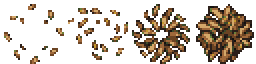
#> input picture assets/vfx/charge/charge_staff_s1.png, 128 x 32 px (shown 2 times larger); its folder holds only this picture in this run
$ python fix_vfx_sprites.py
#> lines starting #> are read from the running program, lines starting #| are printed output that depends on the picture
"""
tools/fix_vfx_sprites.py - Xử lý, chuẩn hóa kích thước, xóa nền và ánh xạ bảng màu 16 màu GDD cho toàn bộ VFX Charge.
"""
import os
import sys
import io

sys.stdout = io.TextIOWrapper(sys.stdout.buffer, encoding='utf-8')
from PIL import Image

BASE_DIR = os.path.normpath(os.path.join(os.path.dirname(__file__), ".."))
VFX_CHARGE_DIR = os.path.join(BASE_DIR, "assets", "vfx", "charge")

PALETTE_16 = [
    (0x14, 0x11, 0x0F), # 1. Đen Than
    (0x2B, 0x1F, 0x1A), # 2. Nâu Hầm
    (0x4A, 0x4A, 0x52), # 3. Xám Sắt
    (0x7C, 0x7C, 0x80), # 4. Xám Đá
    (0x6B, 0x44, 0x23), # 5. Nâu Gỗ
    (0xA0, 0x69, 0x3B), # 6. Nâu Da
    (0xD4, 0xA8, 0x6A), # 7. Cát
    (0xE8, 0xD9, 0xB0), # 8. Giấy Da
    (0xF4, 0xEB, 0xD0), # 9. Kem
    (0x6E, 0x14, 0x23), # 10. Đỏ Rượu
    (0xA8, 0x34, 0x2B), # 11. Đỏ Gạch
    (0x3B, 0x4A, 0x2A), # 12. Xanh Rêu
    (0x6B, 0x7F, 0x3A), # 13. Xanh Lá Úa
    (0xC7, 0x9A, 0x2E), # 14. Vàng Cổ
    (0x2F, 0x4A, 0x63), # 15. Xanh Thép
    (0x5A, 0x3A, 0x5E), # 16. Tím Mục
]

def closest_palette_color(r, g, b):
    min_d = float('inf')
    best = PALETTE_16[0]
    for pr, pg, pb in PALETTE_16:
        d = (r - pr)**2 + (g - pg)**2 + (b - pb)**2
        if d < min_d:
            min_d = d
            best = (pr, pg, pb)
    return best

def is_magenta_bg(r, g, b):
    # Magenta chroma key
    return r > 160 and g < 130 and b > 160

def extract_content_from_slot(slot_img):
    """Xóa nền magenta và watermark góc dưới, trả về ảnh nội dung tight-crop."""
    w, h = slot_img.size
    rgba = slot_img.convert("RGBA")
    src = rgba.load()
    out = Image.new("RGBA", (w, h), (0, 0, 0, 0))
    dst = out.load()

    min_x, min_y, max_x, max_y = w, h, 0, 0
    has_pixel = False

    for y in range(h):
        for x in range(w):
            # Bỏ qua watermark ở góc dưới bên phải
            if x > w - 120 and y > h - 120:
                continue
            r, g, b, a = src[x, y]
            if is_magenta_bg(r, g, b):
                continue

            # Map màu pixel về 16 màu GDD
            pr, pg, pb = closest_palette_color(r, g, b)
            dst[x, y] = (pr, pg, pb, 255)
            has_pixel = True
            if x < min_x: min_x = x
            if y < min_y: min_y = y
            if x > max_x: max_x = x
            if y > max_y: max_y = y

    if not has_pixel:
        return None

    return out.crop((min_x, min_y, max_x + 1, max_y + 1))

def process_frame(content_img, target_w, target_h, anchor_x, anchor_y, fit_margin=1):
    """
    Scale nội dung vừa vặn với kích thước ô và căn tâm chính xác tại anchor.
    Đảm bảo:
    - Bảng màu 100% thuộc 16 màu GDD
    - Alpha là 0 hoặc 255 (hard pixel)
    - Tâm nội dung lệch không quá 1px so với anchor
    """
    frame_canvas = Image.new("RGBA", (target_w, target_h), (0, 0, 0, 0))
    if content_img is None:
        return frame_canvas

    cw, ch = content_img.size
    # Giữ nguyên tỷ lệ, co về vừa khung
    scale = min((target_w - 2 * fit_margin) / float(cw), (target_h - 2 * fit_margin) / float(ch))
    new_w = max(1, int(round(cw * scale)))
    new_h = max(1, int(round(ch * scale)))

    # Resize pixel art
    scaled = content_img.resize((new_w, new_h), Image.Resampling.LANCZOS)
    s_data = scaled.load()

    # Binarize alpha và map palette màu
    clean_scaled = Image.new("RGBA", (new_w, new_h), (0, 0, 0, 0))
    cs_data = clean_scaled.load()
    for y in range(new_h):
        for x in range(new_w):
            r, g, b, a = s_data[x, y]
            if a >= 120:
                pr, pg, pb = closest_palette_color(r, g, b)
                cs_data[x, y] = (pr, pg, pb, 255)

    bbox = clean_scaled.getbbox()
    if bbox is None:
        return frame_canvas

    bw = bbox[2] - bbox[0]
    bh = bbox[3] - bbox[1]
    cropped_scaled = clean_scaled.crop(bbox)

    # Đặt tâm nội dung vào đúng anchor
    # anchor là (anchor_x, anchor_y), content_center = (paste_x + (bw-1)/2, paste_y + (bh-1)/2)
    paste_x = int(round(anchor_x - (bw - 1) / 2.0))
    paste_y = int(round(anchor_y - (bh - 1) / 2.0))

    # Đảm bảo nằm trong khung
    paste_x = max(0, min(target_w - bw, paste_x))
    paste_y = max(0, min(target_h - bh, paste_y))

    frame_canvas.paste(cropped_scaled, (paste_x, paste_y), cropped_scaled)

    # Kiểm tra độ lệch tâm
    final_bbox = frame_canvas.getbbox()
    if final_bbox:
        cx = (final_bbox[0] + final_bbox[2] - 1) / 2.0
        cy = (final_bbox[1] + final_bbox[3] - 1) / 2.0
        dx = abs(cx - anchor_x)
        dy = abs(cy - anchor_y)
        # Nếu lệch, dịch chuyển 1 px để tối ưu
        if dx > 1.0 or dy > 1.0:
            adj_x = paste_x + (-1 if cx > anchor_x else (1 if cx < anchor_x else 0))
            adj_y = paste_y + (-1 if cy > anchor_y else (1 if cy < anchor_y else 0))
            adj_x = max(0, min(target_w - bw, adj_x))
            adj_y = max(0, min(target_h - bh, adj_y))
            frame_canvas = Image.new("RGBA", (target_w, target_h), (0, 0, 0, 0))
            frame_canvas.paste(cropped_scaled, (adj_x, adj_y), cropped_scaled)

    return frame_canvas

def process_standard_sheet(src_filename, dest_filename, n_frames, frame_w, frame_h, anchor):
    """Xử lý dải sprite gồm n_frames slot bằng nhau."""
#> called with src_filename = 'charge_staff_s1.png', dest_filename = 'charge_staff_s1.png', n_frames = 4, frame_w = 32, frame_h = 32
    src_path = os.path.join(VFX_CHARGE_DIR, src_filename)
    if not os.path.isfile(src_path):
        print(f"Không tìm thấy file nguồn: {src_path}")
        return False

    im = Image.open(src_path).convert("RGBA")
#> im is the input picture: PIL image 128x32 RGBA; mean R, G, B, A 34.3, 25, 14.8, 81.2
    total_w, total_h = im.size
#> total_w = 128; total_h = 32
    slot_w = total_w // n_frames
#> slot_w = 32

    out_sheet = Image.new("RGBA", (n_frames * frame_w, frame_h), (0, 0, 0, 0))
#> out_sheet: PIL image 128x32 RGBA; every value is 0

    for i in range(n_frames):
        slot = im.crop((i * slot_w, 0, (i + 1) * slot_w, total_h))
        content = extract_content_from_slot(slot)
        frame_canvas = process_frame(content, frame_w, frame_h, anchor[0], anchor[1])
        out_sheet.paste(frame_canvas, (i * frame_w, 0), frame_canvas)
#> this loop made 4 passes
#> pass 1, in process_standard_sheet, `slot = im.crop((i * slot_w, 0, (i + 1) * slot_w, total_h))`:
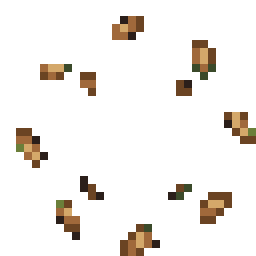
#> slot: PIL image 32x32 RGBA (shown 8 times larger); mean R, G, B, A 12.7, 9.1, 5.2, 26.1; transparent parts drawn white
#> pass 2, in process_standard_sheet, `slot = im.crop((i * slot_w, 0, (i + 1) * slot_w, total_h))`:
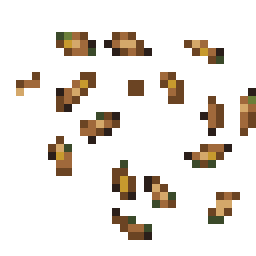
#> slot: PIL image 32x32 RGBA (shown 8 times larger); mean R, G, B, A 19.4, 13.9, 7.6, 41.1; transparent parts drawn white
#> pass 3, in process_standard_sheet, `slot = im.crop((i * slot_w, 0, (i + 1) * slot_w, total_h))`:
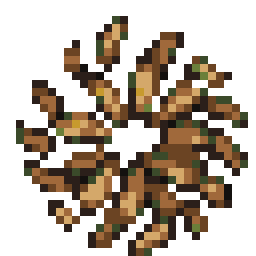
#> slot: PIL image 32x32 RGBA (shown 8 times larger); mean R, G, B, A 44.2, 32.3, 19.3, 110.3; transparent parts drawn white
#> after the loop:
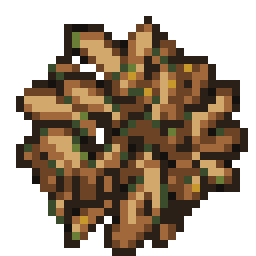
#> slot: PIL image 32x32 RGBA (shown 8 times larger); mean R, G, B, A 60.8, 44.6, 26.9, 147.2; transparent parts drawn white

    dest_path = os.path.join(VFX_CHARGE_DIR, dest_filename)
    out_sheet.save(dest_path)
    print(f"✅ Đã xử lý chuẩn hóa: {dest_filename} ({out_sheet.size})")
    return True

def process_sling_trails():
    """Tách và chuẩn hóa release_sling_trail_s1s2s3.png thành 3 file riêng theo bảng."""
    specs = [
        {"name": "release_sling_trail_s3.png", "slot": 0, "fw": 32, "fh": 6, "anchor": [16, 3]},
        {"name": "release_sling_trail_s2.png", "slot": 1, "fw": 24, "fh": 6, "anchor": [12, 3]},
        {"name": "release_sling_trail_s1.png", "slot": 2, "fw": 16, "fh": 6, "anchor": [8, 3]},
    ]

    for sp in specs:
        p = os.path.join(VFX_CHARGE_DIR, sp["name"])
        if not os.path.isfile(p):
            continue
        cur_im = Image.open(p).convert("RGBA")
        # Khung 0 hiện tại
        f0_crop = cur_im.crop((0, 0, sp["fw"], sp["fh"]))
        bbox0 = f0_crop.getbbox()
        if not bbox0:
            continue
        content = f0_crop.crop(bbox0)

        out_sheet = Image.new("RGBA", (3 * sp["fw"], sp["fh"]), (0, 0, 0, 0))

        # Khung 0: Vệt đạn nguyên vẹn
        f0 = process_frame(content, sp["fw"], sp["fh"], sp["anchor"][0], sp["anchor"][1], fit_margin=0)
        out_sheet.paste(f0, (0 * sp["fw"], 0), f0)

        # Khung 1: Vệt đạn tan biến dần (lấy content làm mờ rồi căn tâm lại ở anchor)
        f1_temp = f0.copy()
        f1_data = f1_temp.load()
        for y in range(sp["fh"]):
            for x in range(sp["fw"]):
                if (x + y) % 3 == 0 or x > sp["fw"] * 0.75:
                    f1_data[x, y] = (0, 0, 0, 0)
        b1 = f1_temp.getbbox()
        if b1:
            c1 = f1_temp.crop(b1)
            f1 = process_frame(c1, sp["fw"], sp["fh"], sp["anchor"][0], sp["anchor"][1], fit_margin=0)
        else:
            f1 = f1_temp
        out_sheet.paste(f1, (1 * sp["fw"], 0), f1)

        # Khung 2: Bụi tán xạ cuối (căn tâm lại ở anchor)
        f2_temp = f0.copy()
        f2_data = f2_temp.load()
        for y in range(sp["fh"]):
            for x in range(sp["fw"]):
                if (x + y) % 2 == 1 or x > sp["fw"] * 0.60:
                    f2_data[x, y] = (0, 0, 0, 0)
        b2 = f2_temp.getbbox()
        if b2:
            c2 = f2_temp.crop(b2)
            f2 = process_frame(c2, sp["fw"], sp["fh"], sp["anchor"][0], sp["anchor"][1], fit_margin=0)
        else:
            f2 = f2_temp
        out_sheet.paste(f2, (2 * sp["fw"], 0), f2)

        out_path = os.path.join(VFX_CHARGE_DIR, sp["name"])
        out_sheet.save(out_path)
        print(f"✅ Đã tạo vệt đạn riêng: {sp['name']} ({out_sheet.size})")

def process_stone_sling_s3():
    """Chuẩn hóa stone_sling_s3 thành 2 khung 12x12 theo bảng."""
    src_path = os.path.join(VFX_CHARGE_DIR, "stone_sling_s3.png")
    if not os.path.isfile(src_path):
        return

    im = Image.open(src_path).convert("RGBA")
    w, h = im.size
    # Ảnh nguồn có 4 slot, ta lấy 2 slot đầu
    slot_w = w // 4
    out_sheet = Image.new("RGBA", (2 * 12, 12), (0, 0, 0, 0))

    for i in range(2):
        slot = im.crop((i * slot_w, 0, (i + 1) * slot_w, h))
        content = extract_content_from_slot(slot)
        frame_canvas = process_frame(content, 12, 12, 6, 6)
        out_sheet.paste(frame_canvas, (i * 12, 0), frame_canvas)

    out_sheet.save(src_path)
    print(f"✅ Đã chuẩn hóa: stone_sling_s3.png (24x12)")

def main():
    print("=== BẮT ĐẦU CHUẨN HÓA VÀ SỬA TOÀN BỘ FILE LỖI TRONG VFX CHARGE ===")

    # 1. Gậy gỗ (charge_staff_s1, s2, s3: 4 khung 32x32)
    process_standard_sheet("charge_staff_s1.png", "charge_staff_s1.png", 4, 32, 32, [16, 16])
    process_standard_sheet("charge_staff_s2.png", "charge_staff_s2.png", 4, 32, 32, [16, 16])
    process_standard_sheet("charge_staff_s3.png", "charge_staff_s3.png", 4, 32, 32, [16, 16])

    # 2. Bụi xoáy gậy gỗ (release_staff_dust: 4 khung 48x48)
    process_standard_sheet("release_staff_dust.png", "release_staff_dust.png", 4, 48, 48, [24, 24])

    # 3. Dao găm (glint_dagger: 3 khung 8x8)
    process_standard_sheet("glint_dagger.png", "glint_dagger.png", 3, 8, 8, [4, 4])

    # 4. Dao găm lướt nhanh (release_dagger_speed: 3 khung 32x16)
    process_standard_sheet("release_dagger_speed.png", "release_dagger_speed.png", 3, 32, 16, [16, 8])

    # 5. Đạn đá ná (stone_sling_s1: 2 khung 8x8, s2: 2 khung 10x10)
    process_standard_sheet("stone_sling_s1.png", "stone_sling_s1.png", 2, 8, 8, [4, 4])
    process_standard_sheet("stone_sling_s2.png", "stone_sling_s2.png", 2, 10, 10, [5, 5])

    # 6. Đạn đá ná cấp 3 (stone_sling_s3: 2 khung 12x12)
    process_stone_sling_s3()

    # 7. Vệt đạn ná (tách release_sling_trail_s1s2s3.png thành s1: 16x6, s2: 24x6, s3: 32x6)
    process_sling_trails()

    # 8. Chớp sáng chuyển giai đoạn (flash_stage: 4 khung 24x24)
    process_standard_sheet("flash_stage.png", "flash_stage.png", 4, 24, 24, [12, 12])

    # 9. Bụi hủy đòn (puff_cancel: 4 khung 16x16)
    # File gốc có thể là 'puff_cancel .png' có khoảng trắng
    puff_src = "puff_cancel .png" if os.path.isfile(os.path.join(VFX_CHARGE_DIR, "puff_cancel .png")) else "puff_cancel.png"
    process_standard_sheet(puff_src, "puff_cancel.png", 4, 16, 16, [8, 8])

    # Xóa file thừa/file lỗi cũ (file có khoảng trắng và file gộp cũ)
    old_space_file = os.path.join(VFX_CHARGE_DIR, "puff_cancel .png")
    if os.path.isfile(old_space_file):
        os.remove(old_space_file)
        print("🗑️  Đã dọn dẹp file có khoảng trắng cũ: puff_cancel .png")

    old_combined_file = os.path.join(VFX_CHARGE_DIR, "release_sling_trail_s1s2s3.png")
    if os.path.isfile(old_combined_file):
        os.remove(old_combined_file)
        print("🗑️  Đã dọn dẹp file gộp cũ: release_sling_trail_s1s2s3.png")

    print("\n=== HOÀN TẤT CHUẨN HÓA VÀ SỬA TẤT CẢ FILE VFX CHARGE! ===")

if __name__ == "__main__":
    main()
